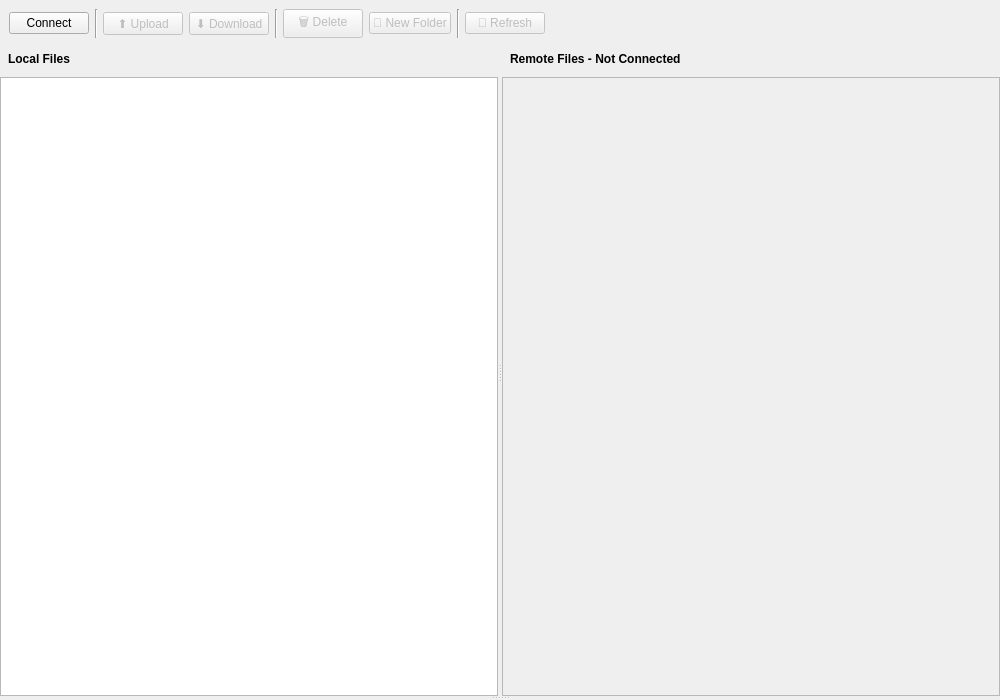
<?xml version="1.0" encoding="UTF-8"?>
<ui version="4.0">
 <class>SFTPBrowser</class>
 <widget class="QWidget" name="SFTPBrowser">
  <property name="geometry">
   <rect>
    <x>0</x>
    <y>0</y>
    <width>1000</width>
    <height>700</height>
   </rect>
  </property>
  <property name="windowTitle">
   <string>SFTP Browser</string>
  </property>
  <layout class="QVBoxLayout" name="mainLayout">
   <property name="spacing">
    <number>0</number>
   </property>
   <property name="leftMargin">
    <number>0</number>
   </property>
   <property name="topMargin">
    <number>0</number>
   </property>
   <property name="rightMargin">
    <number>0</number>
   </property>
   <property name="bottomMargin">
    <number>0</number>
   </property>
   <item>
    <widget class="QWidget" name="toolbar" native="true">
     <layout class="QHBoxLayout" name="toolbarLayout">
      <item>
       <widget class="QPushButton" name="connectButton">
        <property name="text">
         <string>Connect</string>
        </property>
       </widget>
      </item>
      <item>
       <widget class="Line" name="separator1">
        <property name="maximumSize">
         <size>
          <width>2</width>
          <height>16777215</height>
         </size>
        </property>
        <property name="orientation">
         <enum>Qt::Vertical</enum>
        </property>
       </widget>
      </item>
      <item>
       <widget class="QPushButton" name="uploadButton">
        <property name="enabled">
         <bool>false</bool>
        </property>
        <property name="text">
         <string>⬆️ Upload</string>
        </property>
       </widget>
      </item>
      <item>
       <widget class="QPushButton" name="downloadButton">
        <property name="enabled">
         <bool>false</bool>
        </property>
        <property name="text">
         <string>⬇️ Download</string>
        </property>
       </widget>
      </item>
      <item>
       <widget class="Line" name="separator2">
        <property name="maximumSize">
         <size>
          <width>2</width>
          <height>16777215</height>
         </size>
        </property>
        <property name="orientation">
         <enum>Qt::Vertical</enum>
        </property>
       </widget>
      </item>
      <item>
       <widget class="QPushButton" name="deleteButton">
        <property name="enabled">
         <bool>false</bool>
        </property>
        <property name="text">
         <string>🗑️ Delete</string>
        </property>
       </widget>
      </item>
      <item>
       <widget class="QPushButton" name="newFolderButton">
        <property name="enabled">
         <bool>false</bool>
        </property>
        <property name="text">
         <string>📁 New Folder</string>
        </property>
       </widget>
      </item>
      <item>
       <widget class="Line" name="separator3">
        <property name="maximumSize">
         <size>
          <width>2</width>
          <height>16777215</height>
         </size>
        </property>
        <property name="orientation">
         <enum>Qt::Vertical</enum>
        </property>
       </widget>
      </item>
      <item>
       <widget class="QPushButton" name="refreshButton">
        <property name="enabled">
         <bool>false</bool>
        </property>
        <property name="text">
         <string>🔄 Refresh</string>
        </property>
       </widget>
      </item>
      <item>
       <spacer name="toolbarSpacer">
        <property name="orientation">
         <enum>Qt::Horizontal</enum>
        </property>
        <property name="sizeHint" stdset="0">
         <size>
          <width>40</width>
          <height>20</height>
         </size>
        </property>
       </spacer>
      </item>
     </layout>
    </widget>
   </item>
   <item>
    <widget class="QSplitter" name="mainSplitter">
     <property name="orientation">
      <enum>Qt::Vertical</enum>
     </property>
     <widget class="QSplitter" name="browserSplitter">
      <property name="orientation">
       <enum>Qt::Horizontal</enum>
      </property>
      <widget class="QWidget" name="localPanel" native="true">
       <layout class="QVBoxLayout" name="localLayout">
        <item>
         <widget class="QLabel" name="localPathLabel">
          <property name="text">
           <string>Local Files</string>
          </property>
          <property name="styleSheet">
           <string notr="true">font-weight: bold; padding: 5px;</string>
          </property>
         </widget>
        </item>
        <item>
         <widget class="QTreeView" name="localTreeView">
          <property name="dragEnabled">
           <bool>true</bool>
          </property>
          <property name="dragDropMode">
           <enum>QAbstractItemView::DragOnly</enum>
          </property>
          <property name="selectionMode">
           <enum>QAbstractItemView::ExtendedSelection</enum>
          </property>
         </widget>
        </item>
       </layout>
      </widget>
      <widget class="QWidget" name="remotePanel" native="true">
       <layout class="QVBoxLayout" name="remoteLayout">
        <item>
         <widget class="QLabel" name="remotePathLabel">
          <property name="text">
           <string>Remote Files - Not Connected</string>
          </property>
          <property name="styleSheet">
           <string notr="true">font-weight: bold; padding: 5px;</string>
          </property>
         </widget>
        </item>
        <item>
         <widget class="QListWidget" name="remoteListWidget">
          <property name="enabled">
           <bool>false</bool>
          </property>
          <property name="contextMenuPolicy">
           <enum>Qt::CustomContextMenu</enum>
          </property>
          <property name="acceptDrops">
           <bool>true</bool>
          </property>
          <property name="dragDropMode">
           <enum>QAbstractItemView::DropOnly</enum>
          </property>
          <property name="showDropIndicator" stdset="0">
           <bool>true</bool>
          </property>
         </widget>
        </item>
       </layout>
      </widget>
     </widget>
     <widget class="QWidget" name="transferQueueContainer" native="true">
      <layout class="QVBoxLayout" name="transferQueueLayout">
       <property name="spacing">
        <number>0</number>
       </property>
       <property name="leftMargin">
        <number>0</number>
       </property>
       <property name="topMargin">
        <number>0</number>
       </property>
       <property name="rightMargin">
        <number>0</number>
       </property>
       <property name="bottomMargin">
        <number>0</number>
       </property>
      </layout>
     </widget>
    </widget>
   </item>
  </layout>
 </widget>
 <resources/>
 <connections/>
</ui>
